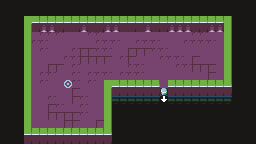

A level layout from a 2D game, rendered from its tile map. Below: a short description, then the map file with its tile-grid data intact:
An orthogonal 32x18 tile map with 8x8 px tiles, 2 tile layers (Background, Forground) and 2 objects.

<map version="1.2" tiledversion="1.3.2" orientation="orthogonal" renderorder="right-down" compressionlevel="0" width="32" height="18" tilewidth="8" tileheight="8" infinite="0" nextlayerid="4" nextobjectid="4">
 <tileset firstgid="1" source="../Tilesets/DungeonTileSet.tsx" />
 <layer id="1" name="Background" width="32" height="18">
  <data encoding="csv">
1,1,1,1,1,1,1,1,1,1,1,1,1,1,1,1,1,1,1,1,1,1,1,1,1,1,1,1,1,1,1,1,
1,1,1,1,1,1,1,1,1,1,1,1,1,1,1,1,1,1,1,1,1,1,1,1,1,1,1,1,1,1,1,1,
1,1,1,2,3,3,3,3,3,3,3,3,3,3,3,3,3,3,3,3,3,3,3,3,3,3,3,3,4,1,1,1,
1,1,1,4,14,13,13,14,5,14,13,5,14,13,13,5,14,5,13,14,14,13,13,13,14,14,13,13,4,1,1,1,
1,1,1,4,16,17,17,17,16,16,16,17,17,16,16,16,16,16,16,16,16,16,16,16,17,17,16,16,4,1,1,1,
1,1,1,4,17,17,16,16,16,16,16,16,17,17,17,16,16,17,17,17,16,16,16,17,17,17,17,16,4,1,1,1,
1,1,1,4,16,17,16,16,16,17,18,18,17,17,16,16,18,18,18,17,17,16,16,16,16,16,16,16,4,1,1,1,
1,1,1,4,16,16,16,16,17,17,18,18,18,18,16,17,18,16,16,16,17,17,17,16,18,16,16,16,4,1,1,1,
1,1,1,4,16,16,18,18,16,17,16,16,16,16,16,16,17,17,16,16,16,16,17,17,18,18,18,16,4,1,1,1,
1,1,1,4,16,17,17,16,16,17,16,17,17,17,16,17,17,17,16,16,16,16,16,16,16,16,18,16,4,1,1,1,
1,1,1,4,16,17,16,16,125,17,16,17,16,0,0,0,0,0,0,0,16,0,0,0,0,0,0,0,0,1,1,1,
1,1,1,4,16,16,16,16,16,18,16,16,16,4,14,14,14,14,14,14,16,14,14,14,14,14,14,14,14,1,1,1,
1,1,1,4,16,16,17,16,16,18,17,16,16,4,47,47,47,47,47,47,1,47,47,47,47,47,47,47,47,1,1,1,
1,1,1,4,16,16,18,17,16,16,17,16,16,4,1,1,1,1,1,1,1,1,1,1,1,1,1,1,1,1,1,1,
1,1,1,4,16,16,18,18,18,18,17,16,16,4,1,1,1,1,1,1,1,1,1,1,1,1,1,1,1,1,1,1,
1,1,1,4,16,16,16,16,18,18,16,16,18,4,1,1,1,1,1,1,1,1,1,1,1,1,1,1,1,1,1,1,
1,1,1,0,0,0,0,0,0,0,0,0,0,0,1,1,1,1,1,1,1,1,1,1,1,1,1,1,1,1,1,1,
1,1,1,14,14,14,14,14,14,14,14,14,14,14,1,1,1,1,1,1,1,1,1,1,1,1,1,1,1,1,1,1
</data>
 </layer>
 <layer id="2" name="Forground" width="32" height="18">
  <data encoding="csv">
0,0,0,0,0,0,0,0,0,0,0,0,0,0,0,0,0,0,0,0,0,0,0,0,0,0,0,0,0,0,0,0,
0,0,0,0,0,0,0,0,0,0,0,0,0,0,0,0,0,0,0,0,0,0,0,0,0,0,0,0,0,0,0,0,
0,0,0,0,0,0,0,0,0,0,0,0,0,0,0,0,0,0,0,0,0,0,0,0,0,0,0,0,0,0,0,0,
0,0,0,0,0,0,0,0,0,0,0,0,0,0,0,0,0,0,0,0,0,0,0,0,0,0,0,0,0,0,0,0,
0,0,0,0,0,0,0,0,0,0,0,0,0,0,0,0,0,0,0,0,0,0,0,0,0,0,0,0,0,0,0,0,
0,0,0,0,0,0,0,0,0,0,0,0,0,0,0,0,0,0,0,0,0,0,0,0,0,0,0,0,0,0,0,0,
0,0,0,0,0,0,0,0,0,0,0,0,0,0,0,0,0,0,0,0,0,0,0,0,0,0,0,0,0,0,0,0,
0,0,0,0,0,0,0,0,0,0,0,0,0,0,0,0,0,0,0,0,0,0,0,0,0,0,0,0,0,0,0,0,
0,0,0,0,0,0,0,0,0,0,0,0,0,0,0,0,0,0,0,0,0,0,0,0,0,0,0,0,0,0,0,0,
0,0,0,0,0,0,0,0,0,0,0,0,0,0,0,0,0,0,0,0,0,0,0,0,0,0,0,0,0,0,0,0,
0,0,0,0,0,0,0,0,0,0,0,0,0,2,3,3,3,3,3,3,0,3,3,3,3,3,3,3,3,0,0,0,
0,0,0,0,0,0,0,0,0,0,0,0,0,0,0,0,0,0,0,0,40,0,0,0,0,0,0,0,0,0,0,0,
0,0,0,0,0,0,0,0,0,0,0,0,0,0,0,0,0,0,0,0,124,0,0,0,0,0,0,0,0,0,0,0,
0,0,0,0,0,0,0,0,0,0,0,0,0,0,0,0,0,0,0,0,0,0,0,0,0,0,0,0,0,0,0,0,
0,0,0,0,0,0,0,0,0,0,0,0,0,0,0,0,0,0,0,0,0,0,0,0,0,0,0,0,0,0,0,0,
0,0,0,0,0,0,0,0,0,0,0,0,0,0,0,0,0,0,0,0,0,0,0,0,0,0,0,0,0,0,0,0,
0,0,0,3,3,3,3,3,3,3,3,3,3,3,0,0,0,0,0,0,0,0,0,0,0,0,0,0,0,0,0,0,
0,0,0,0,0,0,0,0,0,0,0,0,0,0,0,0,0,0,0,0,0,0,0,0,0,0,0,0,0,0,0,0
</data>
 </layer>
 <objectgroup id="3" name="Spawns">
  <object id="1" x="144" y="50">
   <point />
  </object>
  <object id="2" x="75" y="49">
   <point />
  </object>
 </objectgroup>
</map>
